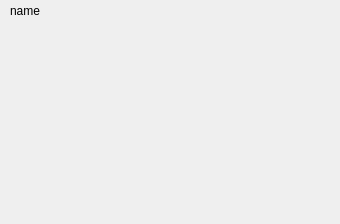
<?xml version="1.0" encoding="UTF-8"?>
<ui version="4.0">
 <class>SliderArrayWidget</class>
 <widget class="QWidget" name="SliderArrayWidget">
  <property name="geometry">
   <rect>
    <x>0</x>
    <y>0</y>
    <width>340</width>
    <height>224</height>
   </rect>
  </property>
  <property name="sizePolicy">
   <sizepolicy hsizetype="Expanding" vsizetype="Expanding">
    <horstretch>0</horstretch>
    <verstretch>0</verstretch>
   </sizepolicy>
  </property>
  <property name="minimumSize">
   <size>
    <width>340</width>
    <height>45</height>
   </size>
  </property>
  <property name="windowTitle">
   <string>Form</string>
  </property>
  <widget class="QWidget" name="horizontalLayoutWidget">
   <property name="geometry">
    <rect>
     <x>0</x>
     <y>0</y>
     <width>341</width>
     <height>21</height>
    </rect>
   </property>
   <layout class="QHBoxLayout" name="horizontalLayout">
    <property name="leftMargin">
     <number>10</number>
    </property>
    <property name="rightMargin">
     <number>10</number>
    </property>
    <item>
     <widget class="QLabel" name="name">
      <property name="text">
       <string>name</string>
      </property>
     </widget>
    </item>
   </layout>
  </widget>
  <widget class="QWidget" name="verticalLayoutWidget">
   <property name="geometry">
    <rect>
     <x>0</x>
     <y>20</y>
     <width>341</width>
     <height>201</height>
    </rect>
   </property>
   <layout class="QVBoxLayout" name="horizontalLayout2">
    <property name="spacing">
     <number>0</number>
    </property>
    <property name="sizeConstraint">
     <enum>QLayout::SetMinimumSize</enum>
    </property>
    <property name="leftMargin">
     <number>24</number>
    </property>
   </layout>
  </widget>
 </widget>
 <resources/>
 <connections/>
</ui>
